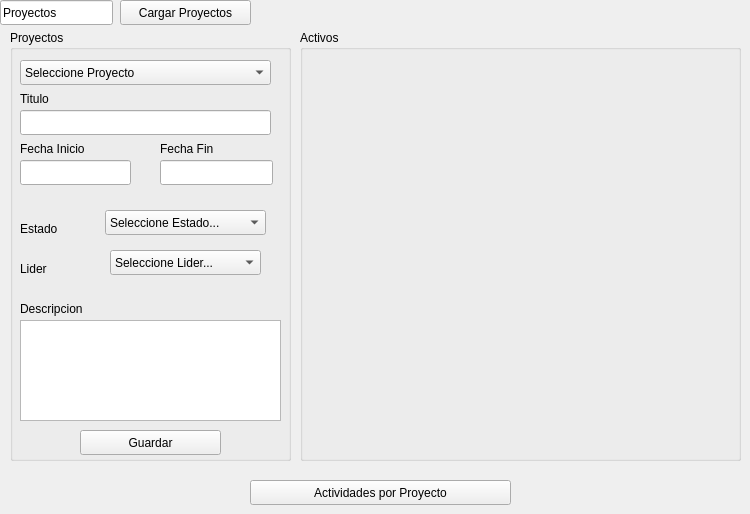
    <widget class="QWidget" name="page_6">
     <widget class="QLineEdit" name="lineEdit_6">
      <property name="geometry">
       <rect>
        <x>0</x>
        <y>0</y>
        <width>113</width>
        <height>25</height>
       </rect>
      </property>
      <property name="text">
       <string>Proyectos</string>
      </property>
     </widget>
     <widget class="QPushButton" name="pushButton_12">
      <property name="geometry">
       <rect>
        <x>120</x>
        <y>0</y>
        <width>131</width>
        <height>25</height>
       </rect>
      </property>
      <property name="text">
       <string>Cargar Proyectos</string>
      </property>
     </widget>
     <widget class="QGroupBox" name="groupBox_6">
      <property name="geometry">
       <rect>
        <x>10</x>
        <y>30</y>
        <width>281</width>
        <height>431</height>
       </rect>
      </property>
      <property name="title">
       <string>Proyectos</string>
      </property>
      <widget class="QComboBox" name="proyectosProyectos">
       <property name="geometry">
        <rect>
         <x>10</x>
         <y>30</y>
         <width>251</width>
         <height>25</height>
        </rect>
       </property>
       <item>
        <property name="text">
         <string>Seleccione Proyecto</string>
        </property>
       </item>
      </widget>
      <widget class="QLabel" name="label_17">
       <property name="geometry">
        <rect>
         <x>10</x>
         <y>60</y>
         <width>67</width>
         <height>17</height>
        </rect>
       </property>
       <property name="text">
        <string>Titulo</string>
       </property>
      </widget>
      <widget class="QLabel" name="label_18">
       <property name="geometry">
        <rect>
         <x>10</x>
         <y>110</y>
         <width>81</width>
         <height>17</height>
        </rect>
       </property>
       <property name="text">
        <string>Fecha Inicio</string>
       </property>
      </widget>
      <widget class="QLabel" name="label_19">
       <property name="geometry">
        <rect>
         <x>150</x>
         <y>110</y>
         <width>81</width>
         <height>17</height>
        </rect>
       </property>
       <property name="text">
        <string>Fecha Fin</string>
       </property>
      </widget>
      <widget class="QLineEdit" name="tituloProyecto">
       <property name="geometry">
        <rect>
         <x>10</x>
         <y>80</y>
         <width>251</width>
         <height>25</height>
        </rect>
       </property>
      </widget>
      <widget class="QLineEdit" name="inicioProyecto">
       <property name="geometry">
        <rect>
         <x>10</x>
         <y>130</y>
         <width>111</width>
         <height>25</height>
        </rect>
       </property>
      </widget>
      <widget class="QLineEdit" name="entregaProyecto">
       <property name="geometry">
        <rect>
         <x>150</x>
         <y>130</y>
         <width>113</width>
         <height>25</height>
        </rect>
       </property>
      </widget>
      <widget class="QComboBox" name="estadoProyectos">
       <property name="geometry">
        <rect>
         <x>95</x>
         <y>180</y>
         <width>161</width>
         <height>25</height>
        </rect>
       </property>
       <item>
        <property name="text">
         <string>Seleccione Estado...</string>
        </property>
       </item>
      </widget>
      <widget class="QLabel" name="label_20">
       <property name="geometry">
        <rect>
         <x>10</x>
         <y>190</y>
         <width>67</width>
         <height>17</height>
        </rect>
       </property>
       <property name="text">
        <string>Estado</string>
       </property>
      </widget>
      <widget class="QLabel" name="label_21">
       <property name="geometry">
        <rect>
         <x>10</x>
         <y>230</y>
         <width>67</width>
         <height>17</height>
        </rect>
       </property>
       <property name="text">
        <string>Lider</string>
       </property>
      </widget>
      <widget class="QComboBox" name="liderProyectos">
       <property name="geometry">
        <rect>
         <x>100</x>
         <y>220</y>
         <width>151</width>
         <height>25</height>
        </rect>
       </property>
       <item>
        <property name="text">
         <string>Seleccione Lider...</string>
        </property>
       </item>
      </widget>
      <widget class="QLabel" name="label_22">
       <property name="geometry">
        <rect>
         <x>10</x>
         <y>270</y>
         <width>91</width>
         <height>17</height>
        </rect>
       </property>
       <property name="text">
        <string>Descripcion</string>
       </property>
      </widget>
      <widget class="QPlainTextEdit" name="descripcionProyecto">
       <property name="geometry">
        <rect>
         <x>10</x>
         <y>290</y>
         <width>261</width>
         <height>101</height>
        </rect>
       </property>
      </widget>
      <widget class="QPushButton" name="pushButton_22">
       <property name="geometry">
        <rect>
         <x>70</x>
         <y>400</y>
         <width>141</width>
         <height>25</height>
        </rect>
       </property>
       <property name="text">
        <string>Guardar</string>
       </property>
      </widget>
     </widget>
     <widget class="QGroupBox" name="groupBox_7">
      <property name="geometry">
       <rect>
        <x>300</x>
        <y>30</y>
        <width>441</width>
        <height>431</height>
       </rect>
      </property>
      <property name="title">
       <string>Activos</string>
      </property>
     </widget>
     <widget class="QPushButton" name="pushButton_27">
      <property name="geometry">
       <rect>
        <x>250</x>
        <y>480</y>
        <width>261</width>
        <height>25</height>
       </rect>
      </property>
      <property name="text">
       <string>Actividades por Proyecto</string>
      </property>
     </widget>
    </widget>
